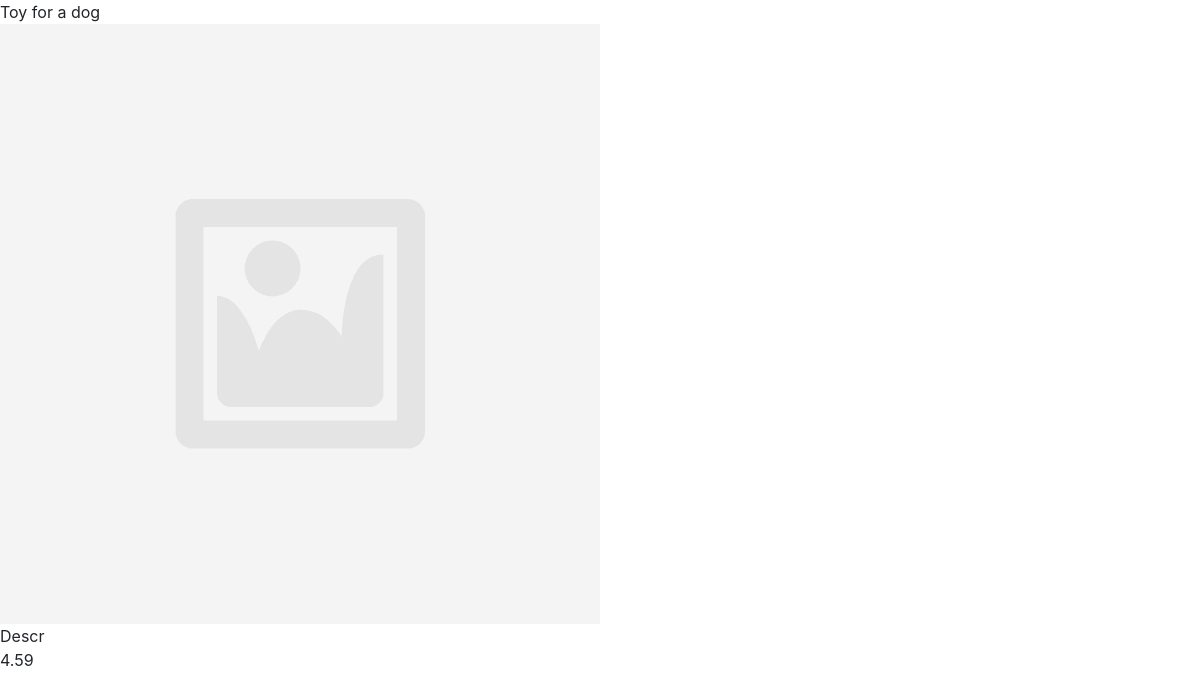
Screenshot of /web_interface/product/9 with the database file from the repository.
### web_auth/models.py (models this page shows, shortened)
class Product(models.Model):
    image = models.ImageField(upload_to='products/images', default='defaults/products/default_product_image.png')
    title = models.CharField(max_length=70)
    description = models.TextField()
    price = models.FloatField()
    seller = models.ForeignKey(User, on_delete=models.CASCADE)

### web_interface/views.py (the view)
# urls.py: path('product/<int:pk>', views.view_product, name='product_view'),
def view_product(request, pk):
    product = Product.objects.get(pk=pk)
    return render(request, 'product_view.html', {
        'product': product,
    })

### web_interface/templates/product_view.html (shortened to what this page needs)
{% extends 'base.html' %}
{% block content %}
{{ product.title }} <br> <img src="{{ product.image.url }}" alt=""> <br>
{{ product.description }} <br>
{{ product.price }}
{% endblock %}

### rows the page displays
Product: title "Toy for a dog", image (placeholder picture), description "Descr", price "4.59"
